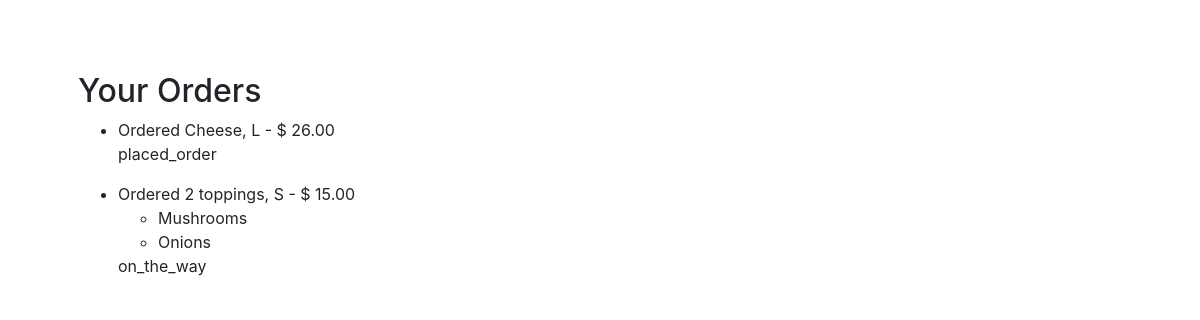
Screenshot of /status/ (signed in) with the database file from the repository.
### orders/models.py (models this page shows)
class Order(models.Model):
    statuses = [('placed_order', 'PO'),('on_the_way', 'OTW'), ('delivered', 'D'), ('Cancelled','C')]
    item = models.ForeignKey(Food, related_name="orders", on_delete=models.CASCADE)
    user = models.ManyToManyField(User, related_name="orders")
    status = models.CharField( max_length = 10, choices=statuses, default="placed_order")
    def __str__(self):
        return f"Ordered {self.item}"

class Food(models.Model):
    Sizes =[('small','S'), ('large', 'L'), ('regular', 'R')]
    Types =[( 'Regular_Pizza','Regular_Pizzas'), ('Silicate_Pizza','Silicate_Pizzas'), ('Subs','SUB'), ('Dinner_Platter','dinner_platters'), ('Pasta', 'pastas'),('salad','Salads')]
    name = models.CharField(max_length = 100)
    size = models.CharField(null= True, max_length = 10, choices=Sizes, default="regular")
    type = models.CharField(choices=Types, max_length=64)
    toppings_allowed = models.IntegerField()
    cost = models.DecimalField(max_digits=5, decimal_places=2)
    def __str__(self):
        return f"{self.name}, {self.size} - $ {self.cost}"

class Toppings(models.Model):
    name = models.CharField(max_length=64)
    pizza = models.ManyToManyField(Cart, blank=True, related_name="toppings")
    order = models.ManyToManyField(Order, blank=True, related_name="toppings")
    def __str__(self):
        return f"{self.name}"

### orders/views.py (the view)
# urls.py: path("status/", views.status, name="status")
def status(request):
    user = request.user
    context = {
        "orders": user.orders.all()
    }
    return render(request, "orders/status.html", context)

### orders/templates/orders/status.html (shortened to what this page needs)
{% extends 'orders/layout.html' %}
{% block main %}
  <h2>Your Orders</h2>
  <ul>
    {% for order in orders %}
      <li>{{ order }}</li>
      <ul>
        {% for topping in order.toppings.all %}
            <li>{{ topping }}</li>
        {% endfor %}
      </ul>
      <p>{{ order.status }}</p>
    {% endfor %}
  </ul>
{% endblock %}

### rows the page displays
Order: item.cost "Ordered Cheese, L - $ 26.00", status "placed_order"
Order: item.cost "Ordered 2 toppings, S - $ 15.00", status "on_the_way"
Toppings: name "Mushrooms"
Toppings: name "Onions"
